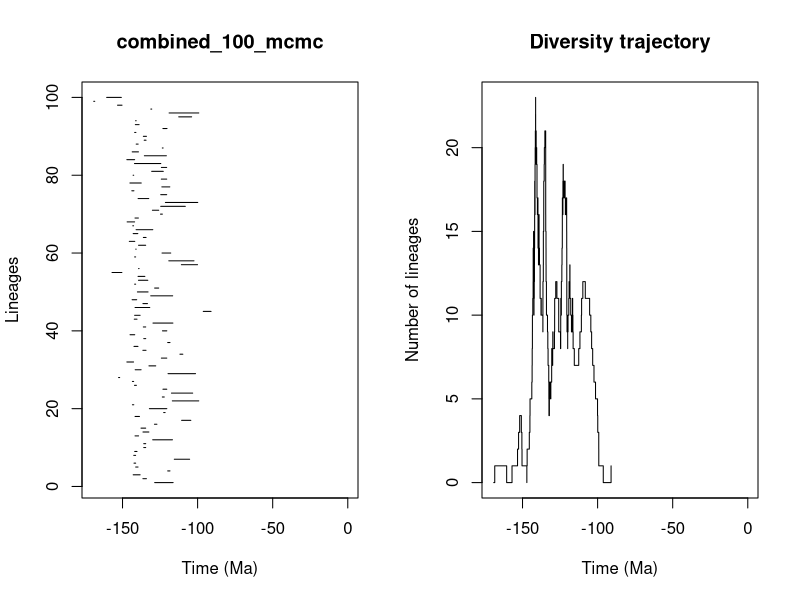

Here is the R script that generated this plot:


pdf(file='/storage2/wonseop/Cyprideidae/2.PyRate_analyses/Global_std/pyrate_mcmc_logs/combined_100_mcmc_LTT.pdf',width=0.6*20, height=0.6*10)
title = "combined_100_mcmc"
ts=c(128.5837227899879, 136.42366730665307,142.89314612374122,119.91708617866175,141.2418134608846,142.35160481246814,115.52348969468692,142.52299960592603,141.88854556740566,135.8705119109791,135.86232298250982,129.9066691207212,141.66217385751855,136.3831955793358,137.6885725221152,128.73293904357044,110.65404967887679,141.656922296403,122.59315740580406,132.1093067488975,143.4090185379154,116.83178973898738,123.49157999427995,117.41063556378563,123.08755733159333,142.03303605341054,143.4211754843348,152.61880221231212,119.69301094402944,141.56521808198082,132.39794285506858,147.11246629245292,124.13238774823749,111.76595639456396,136.44445729439295,142.36871418867193,119.91725972332723,135.8559634687747,144.99107652879528,123.39501059263591,136.15124502205026,129.72313872447725,142.18950200552007,141.94338548932487,96.22934985643856,141.65152211175112,136.41622932340323,143.61163940810405,131.21712669827699,140.09160808812092,128.61200990600906,141.94057981037813,139.37355849412495,139.66653090584907,156.99095827226267,139.3040464716247,110.81252628743287,119.18055891230912,141.92517432838326,123.68960230602305,141.17497501566018,139.33516353457537,145.48063034505344,136.12667820469204,142.90209332295322,140.95245642812426,143.15409823513235,146.92487189599893,141.68254057642577,124.70175179190794,130.10247842506425,124.56536737607377,121.4532182214222,139.61977131495314,124.55865496089962,143.81213871753718,123.81143181740818,145.0737436511065,124.17015719761199,142.9449751700917,130.58474594334942,124.13894971664718,142.04789401071014,147.11709162717628,135.45532418181182,143.5535851691017,123.50701245655456,140.89349645601456,135.57175040696404,136.12672323401233,141.91975136458362,123.10661909435095,141.46131735241352,141.30278657286573,112.5695726806468,118.97950514426144,131.13638174111742,153.31787555987563,169.17293391770917,160.55559921404213)
te=c(116.30665837694377, 134.0842404293243,138.29006219324194,118.3994847917079,139.67412281761816,141.23883726558265,105.3125946318863,141.27556097849978,140.35163743238434,134.55093072406723,134.55198113176132,116.74131159964595,139.30153349783498,132.45429108531084,134.56494234786348,127.10026711615113,104.51329128466284,138.70196785065852,121.63358147348472,120.49693797106971,142.50068862361624,99.23541353294533,122.18268371360713,103.27891159246592,120.51988277166771,140.75046113697135,142.58604614826152,151.89051464681646,101.38194413761138,137.63743549049488,127.8806754680147,142.6423349615996,120.5244787386274,109.83673780543805,134.358186097941,139.71005408646087,118.38474480589807,134.53374436546366,141.86854969915697,120.50648666620667,134.54909795581955,116.44716810500104,140.35233131824322,138.28882479060792,91.03213513577137,131.85027871176712,133.3746646418964,140.56496353355533,116.59599129498292,132.98219514733148,125.90108531151311,141.25048115954158,133.1527600305003,135.1146681589516,150.42300020021196,138.96524799366992,100.0467723467235,102.40921518099181,141.2625514590046,117.88970544437444,140.93047193665936,134.57207450632504,141.83872369996698,134.31207718500187,139.80767020833207,129.83628185198853,142.64804056528567,141.9492767524075,139.43562177950778,123.46247593226933,125.89384440099398,108.19726211164111,99.89917274237742,132.53119447814476,120.58996151458516,142.39889673715737,118.5079544901249,137.52681415615157,120.56051271237712,142.55191125524254,122.84173511993123,120.60296548679487,124.50643693561936,141.92865939658395,120.79890579773799,139.37457062769633,122.95619529425295,139.59047230411304,134.33544422860228,134.06069508665084,141.08168851597517,120.36063257287573,138.96760692341925,140.9058279298393,103.98218639621396,99.21452608641086,130.54187664818645,150.32984817544175,168.49226895820956,150.78751095338956)
div_traj=c(0, 1,0,1,2,3,4,3,2,1,0,1,2,3,4,5,6,7,8,9,10,11,12,13,14,15,14,13,12,11,12,11,10,11,12,13,14,15,14,15,16,15,16,17,18,17,16,17,18,19,20,21,22,23,22,21,20,21,20,21,20,21,20,19,20,19,18,17,16,17,16,15,14,15,16,15,14,13,14,15,16,15,14,13,12,11,10,11,10,9,10,11,12,13,14,15,16,17,18,19,20,21,20,19,18,17,16,15,14,13,12,11,10,9,8,7,6,5,4,5,6,5,6,7,8,7,8,9,8,9,10,11,12,11,10,9,8,9,10,11,10,11,12,13,14,15,16,17,16,17,18,19,18,17,18,17,16,17,16,15,14,13,12,11,10,9,8,9,10,11,12,13,12,11,10,9,10,11,10,9,8,7,8,9,10,11,12,11,10,9,8,7,6,5,4,3,2,1,0,1)
time_events=c(169.17293391770917, 168.49226895820956,160.55559921404213,156.99095827226267,153.31787555987563,152.61880221231212,151.89051464681646,150.78751095338956,150.42300020021196,150.32984817544175,147.11709162717628,147.11246629245292,146.92487189599893,145.48063034505344,145.0737436511065,144.99107652879528,143.81213871753718,143.61163940810405,143.5535851691017,143.4211754843348,143.4090185379154,143.15409823513235,142.9449751700917,142.90209332295322,142.89314612374122,142.64804056528567,142.6423349615996,142.58604614826152,142.55191125524254,142.52299960592603,142.50068862361624,142.39889673715737,142.36871418867193,142.35160481246814,142.18950200552007,142.04789401071014,142.03303605341054,141.9492767524075,141.94338548932487,141.94057981037813,141.92865939658395,141.92517432838326,141.91975136458362,141.88854556740566,141.86854969915697,141.83872369996698,141.68254057642577,141.66217385751855,141.656922296403,141.65152211175112,141.56521808198082,141.46131735241352,141.30278657286573,141.27556097849978,141.2625514590046,141.25048115954158,141.2418134608846,141.23883726558265,141.17497501566018,141.08168851597517,140.95245642812426,140.93047193665936,140.9058279298393,140.89349645601456,140.75046113697135,140.56496353355533,140.35233131824322,140.35163743238434,140.09160808812092,139.80767020833207,139.71005408646087,139.67412281761816,139.66653090584907,139.61977131495314,139.59047230411304,139.43562177950778,139.37457062769633,139.37355849412495,139.33516353457537,139.3040464716247,139.30153349783498,138.96760692341925,138.96524799366992,138.70196785065852,138.29006219324194,138.28882479060792,137.6885725221152,137.63743549049488,137.52681415615157,136.44445729439295,136.42366730665307,136.41622932340323,136.3831955793358,136.15124502205026,136.12672323401233,136.12667820469204,135.8705119109791,135.86232298250982,135.8559634687747,135.57175040696404,135.45532418181182,135.1146681589516,134.57207450632504,134.56494234786348,134.55198113176132,134.55093072406723,134.54909795581955,134.53374436546366,134.358186097941,134.33544422860228,134.31207718500187,134.0842404293243,134.06069508665084,133.3746646418964,133.1527600305003,132.98219514733148,132.53119447814476,132.45429108531084,132.39794285506858,132.1093067488975,131.85027871176712,131.21712669827699,131.13638174111742,130.58474594334942,130.54187664818645,130.10247842506425,129.9066691207212,129.83628185198853,129.72313872447725,128.73293904357044,128.61200990600906,128.5837227899879,127.8806754680147,127.10026711615113,125.90108531151311,125.89384440099398,124.70175179190794,124.56536737607377,124.55865496089962,124.50643693561936,124.17015719761199,124.13894971664718,124.13238774823749,123.81143181740818,123.68960230602305,123.50701245655456,123.49157999427995,123.46247593226933,123.39501059263591,123.10661909435095,123.08755733159333,122.95619529425295,122.84173511993123,122.59315740580406,122.18268371360713,121.63358147348472,121.4532182214222,120.79890579773799,120.60296548679487,120.58996151458516,120.56051271237712,120.5244787386274,120.51988277166771,120.50648666620667,120.49693797106971,120.36063257287573,119.91725972332723,119.91708617866175,119.69301094402944,119.18055891230912,118.97950514426144,118.5079544901249,118.3994847917079,118.38474480589807,117.88970544437444,117.41063556378563,116.83178973898738,116.74131159964595,116.59599129498292,116.44716810500104,116.30665837694377,115.52348969468692,112.5695726806468,111.76595639456396,110.81252628743287,110.65404967887679,109.83673780543805,108.19726211164111,105.3125946318863,104.51329128466284,103.98218639621396,103.27891159246592,102.40921518099181,101.38194413761138,100.0467723467235,99.89917274237742,99.23541353294533,99.21452608641086,96.22934985643856,91.03213513577137)
                par(mfrow=c(1,2))
                L = length(ts)

                # First plot
                plot(ts, 1:L , xlim=c(-max(ts)-1,0), pch=20, type="n", main=title,xlab="Time (Ma)",ylab="Lineages")
                for (i in 1:L){segments(x0=-te[i],y0=i,x1=-ts[i],y1=i)}    

                # Second plot
                t = -time_events
                plot(div_traj ~ t,type="s", main = "Diversity trajectory",xlab="Time (Ma)",ylab="Number of lineages",xlim=c(-max(ts)-1,0))
                abline(v=c(65,200,251,367,445),lty=2,col="gray")

                # Explicitly close the PDF device
                dev.off()
                